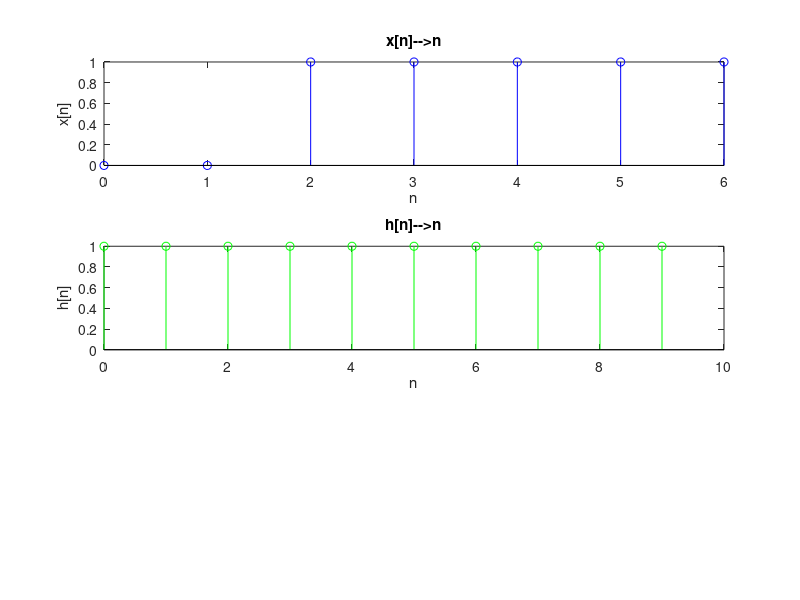

This figure's MATLAB source: (Note: this script raises an error after producing the figure.)
clc;
clf;
clear all;

x=[0 0 1 1 1 1 1 ];		#x[n]=u[n-2]-u[n-7]
h=[1 1 1 1 1 1 1 1 1 1];	#h[n]=u[n]-u[n-10]

n1=0:6;
n2=0:9;
n3=1:length(x)+length(h)-1;

#-----------------Plotting of x[n] & h[n]-----------------------
subplot(3,1,1);
stem(n1,x,'b');		#Plotting x[n]-->n
title("x[n]-->n");
xlabel("n");
ylabel("x[n]");

subplot(3,1,2);
stem(n2,h,'g');		#Plotting h[n]-->n
title("h[n]-->n");
xlabel("n");
ylabel("h[n]");

#-----------------Plotting of x[n]*h[n]-------------------------
y=Convolution(x,h);			#Calling Convolution function and storing its result in y1
subplot(3,1,3);
stem(n3,y,'r');			#Plotting y
y=y						#Displaying y
title("y[n]-->n");
xlabel("n");
ylabel("y[n]");
